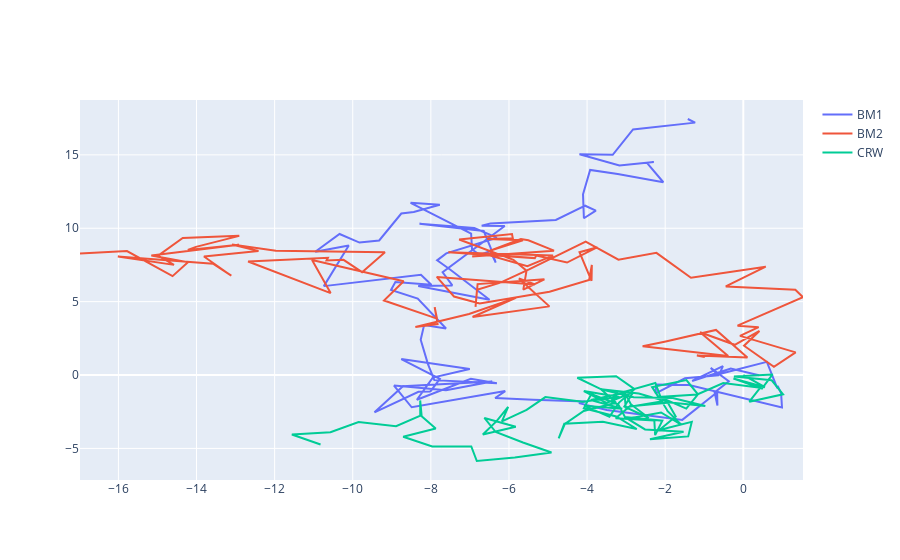

Notebook code cell kept with this figure:
### Markdown cell above
## PLOT

### Code cell
fig = go.Figure()

# BM1
fig.add_trace(go.Scatter(x=bm1['x_pos'], y=bm1['y_pos'],
                         mode='lines', name='BM1'))

# BM2
fig.add_trace(go.Scatter(x=bm2['x_pos'], y=bm2['y_pos'],
                         mode='lines', name='BM2'))

# CRW
fig.add_trace(go.Scatter(x=crw['x_pos'], y=crw['y_pos'],
                         mode='lines', name='CRW'))

fig.show()
